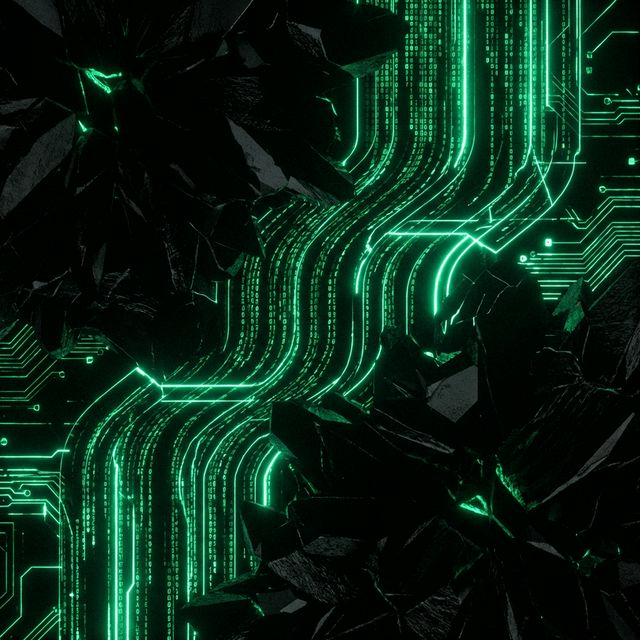
#> input picture web_site/hero-bg.png, 640 x 640 px
$ python analyze_icon3.py web_site/hero-bg.png
#> lines starting #> are read from the running program, lines starting #| are printed output that depends on the picture
import sys
from PIL import Image

img = Image.open(sys.argv[1]).convert("RGBA")
img = img.resize((32, 32))
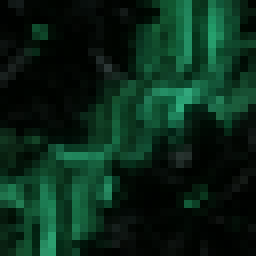
#> img: PIL image 32x32 RGBA (shown 8 times larger); mean R, G, B, A 9.8, 39.7, 24.5, 255

for y in range(32):
    line = ""
    for x in range(32):
        r,g,b,a = img.getpixel((x,y))
        if a < 100:
            line += "."
        elif r>240 and g>240 and b>240:
            line += "W"
        else:
            line += "#"
    print(line)
